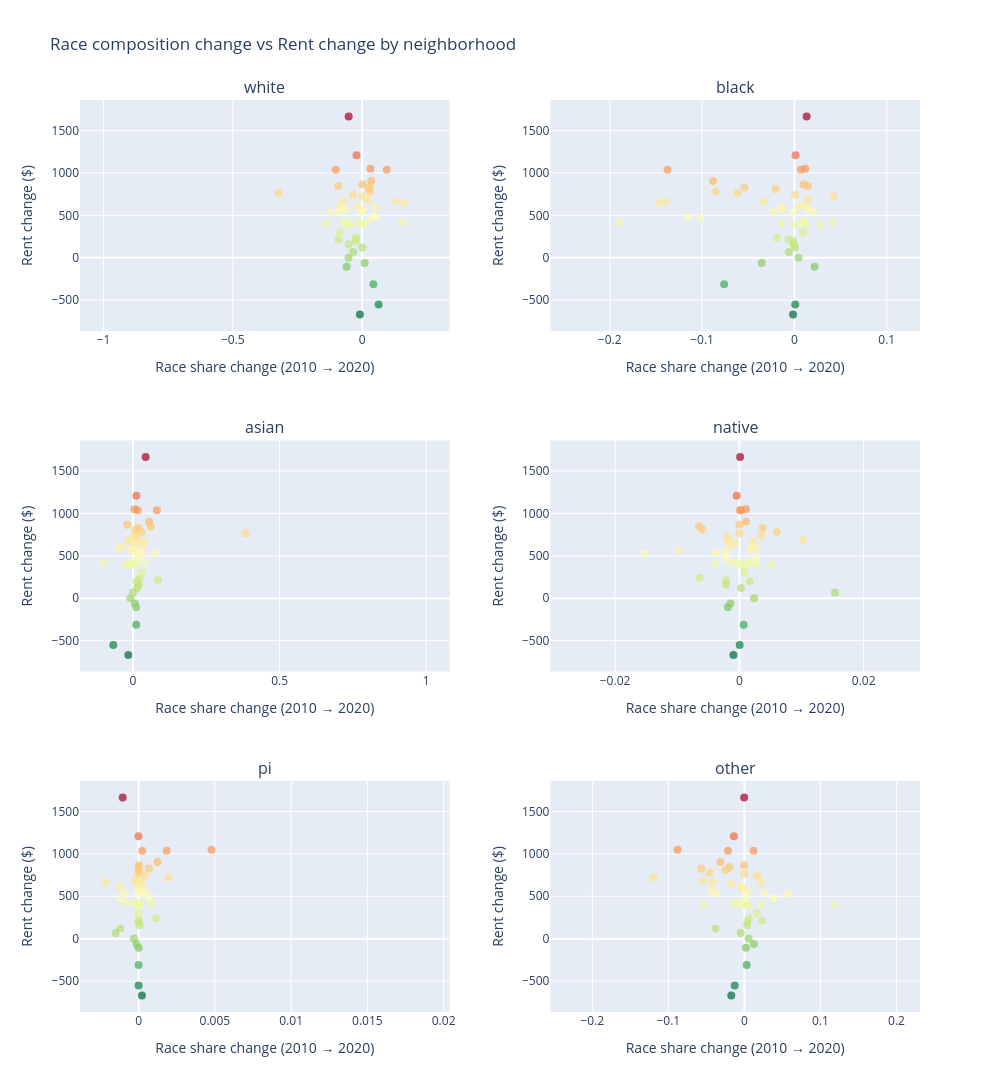

The notebook cell this image was saved under:
### Code cell
import plotly.graph_objects as go
from plotly.subplots import make_subplots

cols = 2
rows = int(np.ceil(len(groups) / cols))

fig = make_subplots(
    rows=rows, cols=cols,
    subplot_titles=groups,
    vertical_spacing=0.12,
    horizontal_spacing=0.12
)

row, col = 1, 1

for group in groups:
    fig.add_trace(
        go.Scatter(
            x=final_wide[f"{group}_share_change"],
            y=final_wide["rent_change"],
            mode="markers",
            marker=dict(
                size=8,
                opacity=0.7,
                color=final_wide["rent_change"],
                colorscale="RdYlGn_r",
                showscale=False
            ),
            text=final_wide["NTA_name"],
            hovertemplate="<b>%{text}</b><br>" +
                         f"{group} share change: %{{x:.1%}}<br>" +
                         "Rent change: $%{y:.0f}<extra></extra>",
            name=group,
            showlegend=False
        ),
        row=row, col=col
    )
    
    col += 1
    if col > cols:
        col = 1
        row += 1

fig.update_xaxes(title_text="Race share change (2010 → 2020)")
fig.update_yaxes(title_text="Rent change ($)")

fig.update_layout(
    height=400 * rows,
    width=1000,
    title="Race composition change vs Rent change by neighborhood",
    hovermode="closest"
)

fig.show()

### Figure 1 — Plotly figure (JSON) as saved in the notebook; plotly's stock layout.template omitted (floating-point values rounded to 4 significant figures; data arrays with more than 128 entries replaced by an {"elided": "..."} marker saying what was removed)
{"data": [{"hovertemplate": "<b>%{text}</b><br>white share change: %{x:.1%}<br>Rent change: $%{y:.0f}<extra></extra>", "marker": {"color": {"elided": "205 float values"}, "colorscale": [[0, "rgb(0,104,55)"], [0.1, "rgb(26,152,80)"], [0.2, "rgb(102,189,99)"], [0.3, "rgb(166,217,106)"], [0.4, "rgb(217,239,139)"], [0.5, "rgb(255,255,191)"], [0.6, "rgb(254,224,139)"], [0.7, "rgb(253,174,97)"], [0.8, "rgb(244,109,67)"], [0.9, "rgb(215,48,39)"], [1, "rgb(165,0,38)"]], "opacity": 0.7, "showscale": false, "size": 8}, "mode": "markers", "name": "white", "showlegend": false, "text": {"elided": "205 str values"}, "type": "scatter", "x": {"elided": "205 float values"}, "xaxis": "x", "y": {"elided": "205 float values"}, "yaxis": "y"}, {"hovertemplate": "<b>%{text}</b><br>black share change: %{x:.1%}<br>Rent change: $%{y:.0f}<extra></extra>", "marker": {"color": {"elided": "205 float values"}, "colorscale": [[0, "rgb(0,104,55)"], [0.1, "rgb(26,152,80)"], [0.2, "rgb(102,189,99)"], [0.3, "rgb(166,217,106)"], [0.4, "rgb(217,239,139)"], [0.5, "rgb(255,255,191)"], [0.6, "rgb(254,224,139)"], [0.7, "rgb(253,174,97)"], [0.8, "rgb(244,109,67)"], [0.9, "rgb(215,48,39)"], [1, "rgb(165,0,38)"]], "opacity": 0.7, "showscale": false, "size": 8}, "mode": "markers", "name": "black", "showlegend": false, "text": {"elided": "205 str values"}, "type": "scatter", "x": {"elided": "205 float values"}, "xaxis": "x2", "y": {"elided": "205 float values"}, "yaxis": "y2"}, {"hovertemplate": "<b>%{text}</b><br>asian share change: %{x:.1%}<br>Rent change: $%{y:.0f}<extra></extra>", "marker": {"color": {"elided": "205 float values"}, "colorscale": [[0, "rgb(0,104,55)"], [0.1, "rgb(26,152,80)"], [0.2, "rgb(102,189,99)"], [0.3, "rgb(166,217,106)"], [0.4, "rgb(217,239,139)"], [0.5, "rgb(255,255,191)"], [0.6, "rgb(254,224,139)"], [0.7, "rgb(253,174,97)"], [0.8, "rgb(244,109,67)"], [0.9, "rgb(215,48,39)"], [1, "rgb(165,0,38)"]], "opacity": 0.7, "showscale": false, "size": 8}, "mode": "markers", "name": "asian", "showlegend": false, "text": {"elided": "205 str values"}, "type": "scatter", "x": {"elided": "205 float values"}, "xaxis": "x3", "y": {"elided": "205 float values"}, "yaxis": "y3"}, {"hovertemplate": "<b>%{text}</b><br>native share change: %{x:.1%}<br>Rent change: $%{y:.0f}<extra></extra>", "marker": {"color": {"elided": "205 float values"}, "colorscale": [[0, "rgb(0,104,55)"], [0.1, "rgb(26,152,80)"], [0.2, "rgb(102,189,99)"], [0.3, "rgb(166,217,106)"], [0.4, "rgb(217,239,139)"], [0.5, "rgb(255,255,191)"], [0.6, "rgb(254,224,139)"], [0.7, "rgb(253,174,97)"], [0.8, "rgb(244,109,67)"], [0.9, "rgb(215,48,39)"], [1, "rgb(165,0,38)"]], "opacity": 0.7, "showscale": false, "size": 8}, "mode": "markers", "name": "native", "showlegend": false, "text": {"elided": "205 str values"}, "type": "scatter", "x": {"elided": "205 float values"}, "xaxis": "x4", "y": {"elided": "205 float values"}, "yaxis": "y4"}, {"hovertemplate": "<b>%{text}</b><br>pi share change: %{x:.1%}<br>Rent change: $%{y:.0f}<extra></extra>", "marker": {"color": {"elided": "205 float values"}, "colorscale": [[0, "rgb(0,104,55)"], [0.1, "rgb(26,152,80)"], [0.2, "rgb(102,189,99)"], [0.3, "rgb(166,217,106)"], [0.4, "rgb(217,239,139)"], [0.5, "rgb(255,255,191)"], [0.6, "rgb(254,224,139)"], [0.7, "rgb(253,174,97)"], [0.8, "rgb(244,109,67)"], [0.9, "rgb(215,48,39)"], [1, "rgb(165,0,38)"]], "opacity": 0.7, "showscale": false, "size": 8}, "mode": "markers", "name": "pi", "showlegend": false, "text": {"elided": "205 str values"}, "type": "scatter", "x": {"elided": "205 float values"}, "xaxis": "x5", "y": {"elided": "205 float values"}, "yaxis": "y5"}, {"hovertemplate": "<b>%{text}</b><br>other share change: %{x:.1%}<br>Rent change: $%{y:.0f}<extra></extra>", "marker": {"color": {"elided": "205 float values"}, "colorscale": [[0, "rgb(0,104,55)"], [0.1, "rgb(26,152,80)"], [0.2, "rgb(102,189,99)"], [0.3, "rgb(166,217,106)"], [0.4, "rgb(217,239,139)"], [0.5, "rgb(255,255,191)"], [0.6, "rgb(254,224,139)"], [0.7, "rgb(253,174,97)"], [0.8, "rgb(244,109,67)"], [0.9, "rgb(215,48,39)"], [1, "rgb(165,0,38)"]], "opacity": 0.7, "showscale": false, "size": 8}, "mode": "markers", "name": "other", "showlegend": false, "text": {"elided": "205 str values"}, "type": "scatter", "x": {"elided": "205 float values"}, "xaxis": "x6", "y": {"elided": "205 float values"}, "yaxis": "y6"}], "layout": {"annotations": [{"font": {"size": 16}, "showarrow": false, "text": "white", "x": 0.22, "xanchor": "center", "xref": "paper", "y": 1, "yanchor": "bottom", "yref": "paper"}, {"font": {"size": 16}, "showarrow": false, "text": "black", "x": 0.78, "xanchor": "center", "xref": "paper", "y": 1, "yanchor": "bottom", "yref": "paper"}, {"font": {"size": 16}, "showarrow": false, "text": "asian", "x": 0.22, "xanchor": "center", "xref": "paper", "y": 0.6267, "yanchor": "bottom", "yref": "paper"}, {"font": {"size": 16}, "showarrow": false, "text": "native", "x": 0.78, "xanchor": "center", "xref": "paper", "y": 0.6267, "yanchor": "bottom", "yref": "paper"}, {"font": {"size": 16}, "showarrow": false, "text": "pi", "x": 0.22, "xanchor": "center", "xref": "paper", "y": 0.2533, "yanchor": "bottom", "yref": "paper"}, {"font": {"size": 16}, "showarrow": false, "text": "other", "x": 0.78, "xanchor": "center", "xref": "paper", "y": 0.2533, "yanchor": "bottom", "yref": "paper"}], "height": 1200, "hovermode": "closest", "title": {"text": "Race composition change vs Rent change by neighborhood"}, "width": 1000, "xaxis": {"anchor": "y", "domain": [0, 0.44], "title": {"text": "Race share change (2010 → 2020)"}}, "xaxis2": {"anchor": "y2", "domain": [0.56, 1], "title": {"text": "Race share change (2010 → 2020)"}}, "xaxis3": {"anchor": "y3", "domain": [0, 0.44], "title": {"text": "Race share change (2010 → 2020)"}}, "xaxis4": {"anchor": "y4", "domain": [0.56, 1], "title": {"text": "Race share change (2010 → 2020)"}}, "xaxis5": {"anchor": "y5", "domain": [0, 0.44], "title": {"text": "Race share change (2010 → 2020)"}}, "xaxis6": {"anchor": "y6", "domain": [0.56, 1], "title": {"text": "Race share change (2010 → 2020)"}}, "yaxis": {"anchor": "x", "domain": [0.7467, 1], "title": {"text": "Rent change ($)"}}, "yaxis2": {"anchor": "x2", "domain": [0.7467, 1], "title": {"text": "Rent change ($)"}}, "yaxis3": {"anchor": "x3", "domain": [0.3733, 0.6267], "title": {"text": "Rent change ($)"}}, "yaxis4": {"anchor": "x4", "domain": [0.3733, 0.6267], "title": {"text": "Rent change ($)"}}, "yaxis5": {"anchor": "x5", "domain": [0, 0.2533], "title": {"text": "Rent change ($)"}}, "yaxis6": {"anchor": "x6", "domain": [0, 0.2533], "title": {"text": "Rent change ($)"}}}}
